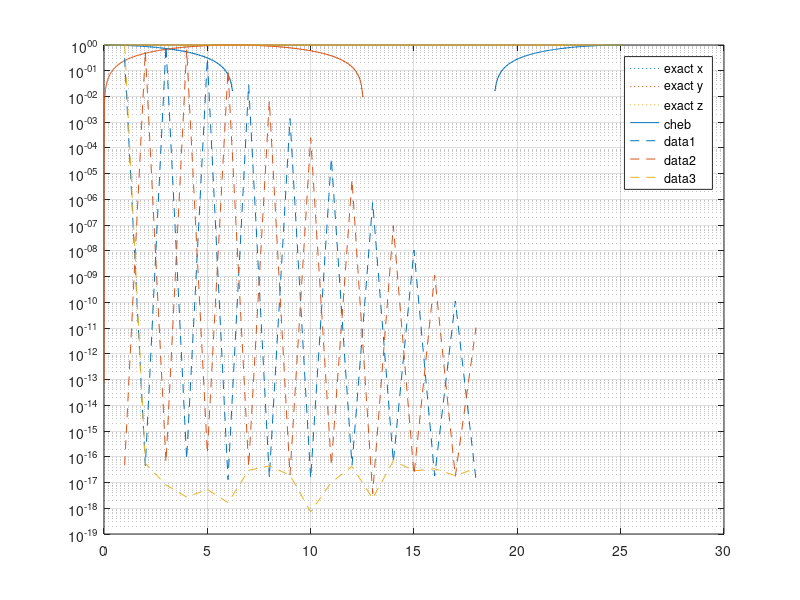

Here is the MATLAB script that generated this plot: (Note: this script raises an error after producing the figure.)
clc; close all; clear; mua=[];
%
% cd     '/people/gesla/Documents/git/mtb-work/sn-stab/sn-mod-noack';
%

% Noack system
np=520; %r=24; 
nt=29+1; 
nt=25+1; 
nt=21+1; 
nt=17+1; 

% mu=0.04; r=sqrt(mu); gm=1; %gamma
% mu=0.04+it*0.04; r=sqrt(mu); gm=1; %gamma
% mu=5; r=sqrt(mu); gm=1; %gamma
% mu=2.005;
% mu=2.000; %review 1
mu=1.995; %review 1
% mu=1.69;
% mu=2
% mu=1.99;
lam=mu;
delta=0.8*mu-0.8*2.8+1;
z=(1-sqrt(delta))/0.4;
r=sqrt(-z*(z-lam)); zz=z;

neq=3; %np=100; np=np+2;

%init
om1=1/4;
t=0:2*pi/(np-1):2*pi/om1; u=r*cos(t*om1); v=r*sin(t*om1); w=z*ones(1,length(t));
T=2*pi/om1; x=u; y=v; z=w;

X=[x',y',z'];
%

 X1=X;
tch=cos(0:pi/(np*1-1):pi)'; tch1=tch;

%
tch=(tch+1)/2*t(end); X=interp1(t,X,tch); X=[r*cos(tch*om1),r*sin(tch*om1),r^2*ones(length(tch),1)]; 

y=X; v2=[y;flipud(y(2:end-1,:))]; z=real(fft(v2)./length(v2)); a=z; a(2:end,:)=2*a(2:end,:); %z are cheb coeffs
zcut=z*0; zcut([1:nt,end-nt+2:end],:)=z([1:nt,end-nt+2:end],:); ycut=ifft(zcut).*length(zcut); ycut=ycut(1:end/2+1,:);

%  plot(t,X1,'--'); hold on; set(gca,"ColorOrderIndex",1);
plot(tch,y,':'); hold on; set(gca,"ColorOrderIndex",1);
plot(tch,ycut,'-'); hold on; set(gca,"ColorOrderIndex",1);
fprintf("cheb init approx accuracy: %4.2e\n",norm(y-ycut,"fro"));
grid on; legend("exact x ","exact y ","exact z ","cheb")
%
u=[reshape(real(a(1:nt,:).'),[3*nt,1])];
u(nt*3+1)=2*pi/t(end);
uinit=u;
% semilogy(abs(a(1:2:end,1)))

% % plot
% neq=3;
% xch=X*0;
% for i=0:nt-1
%     
%     xch(:,1)=xch(:,1)+u(i*neq+1).*cos(i*acos(tch1));
%     xch(:,2)=xch(:,2)+u(i*neq+2).*cos(i*acos(tch1));
%     xch(:,3)=xch(:,3)+u(i*neq+3).*cos(i*acos(tch1));
% end
% 
% plot(tch,xch,'o-'); hold on; set(gca,"ColorOrderIndex",1); %same as ycut
%
% collx=linspace(-1,1,nt)';
collx=-cos(0:pi/(nt*1-1):pi)';
%
close all;
semilogy(abs(reshape(uinit(1:end-1),[3,nt])'),'--'); hold on; grid on;
%
% u=u*0; u(end-3)=1;
for i=1:10
[g,jac]=calculateRhsAndJac(3,nt,u,lam,om1,collx);

fprintf("it: %d \t norm(rhs): %4.2e\n",i,norm(g));

if(norm(g)<1e-12)
    break; 
end
u=u-jac\g;
%     u(4:6)'

end
semilogy(abs(reshape(u(1:end-1),[3,nt]))');
% pause;
%
% [U,S,V]=svds(jac(1:end-1,1:end-1),5,'smallest');
% [U,S,V]=svds(jac(1:end,1:end),5,'smallest');
%

% second stability

nt2=nt;
% l3=zeros(3,nt2*2); l3(1,1:nt2)=ones(1,nt2)*2-mod([0:nt2-1],2)*4; l3(1,1)=1; l31=reshape(l3,[3*nt2*2,1])';
% l3=zeros(3,nt2*2); l3(2,1:nt2)=ones(1,nt2)*2-mod([0:nt2-1],2)*4; l3(2,1)=1; l32=reshape(l3,[3*nt2*2,1])';
% l3=zeros(3,nt2*2); l3(3,1:nt2)=ones(1,nt2)*2-mod([0:nt2-1],2)*4; l3(3,1)=1; l33=reshape(l3,[3*nt2*2,1])';

l3=zeros(3,nt2); l3(1,1:nt2)=ones(1,nt2); r31=reshape(l3,[3*nt2,1])';
l3=zeros(3,nt2); l3(2,1:nt2)=ones(1,nt2);  r32=reshape(l3,[3*nt2,1])';
l3=zeros(3,nt2); l3(3,1:nt2)=ones(1,nt2);  r33=reshape(l3,[3*nt2,1])';


jmod=full(jac(1:end-1,1:end-1));%-b*j2hm+b;
ind=nt*3+1-3;
% jmod(ind,:)=l31;
% jmod(ind+1,:)=l32;
% jmod(ind+2,:)=l33;

bmod=jmod*0;
bmod(ind,:)=r31;
bmod(ind+1,:)=r32;
bmod(ind+2,:)=r33;
%
[evc,evs]=eig(full(jmod),full(bmod)); evs=diag(evs); b=abs(evs)<Inf; evs=evs(b); evc=evc(:,b);

% evsAnal=[0;(-1-sqrt(1-8*mu))/2;(-1+sqrt(1-8*mu))/2;];
expAn=(lam-2*zz+sqrt((lam-2*zz)^2-8*r*(r-0.4*r*zz)))/2; evsAnal=[0; expAn; conj(expAn)];
flmult=exp(evsAnal*T);

fprintf("Result || \n");
fprintf("Analytical fl mult:\n");
disp(abs(sort(flmult')));
fprintf("Numerical fl mult:\n");
flnum=1./(1-evs)';
disp(sort(abs(flnum)));
% abs(flnum)
% fprintf("Diff:\n");
% disp(sort(flnum)-sort(flmult'));
% save("flnum-"+num2str(nt)+".mat",'nt','flnum','flmult');
% close all;
format longE
% flexp=log(flnum)/2/pi/4
flexp=log(flnum)/2/pi/4+1i

fprintf("%4.4f\t%4.4f\t%4.4f\t%4.4f\n",real(flnum(1)),imag(flnum(1)),real(flnum(3)),imag(flnum(3)))
%%
delta=0.8*lam-0.8*2.8+1;
z=(1-sqrt(delta))/0.4;
r=sqrt(-z*(z-lam));
mu=1/2*(lam-2*z+sqrt((lam-2*z)^2-8*r*(r-0.4*r*z)))
% exp(mu*2*pi/0.25)
% abs(exp(mu*2*pi/0.25))

%% visu
close all;
% up=u*0+1e-1*sum([evc(:,1:2);0,0],2)*1;
up=u*0+1e-1*[evc(:,2);0]*1;
% up=u*0+1e-1*([evc(:,2);0]+[evc(:,1);0]);
neq=3;
xch=X*0;
for i=0:nt-1    
    xch(:,1)=xch(:,1)+up(i*neq+1).*cos(i*acos(tch1));
    xch(:,2)=xch(:,2)+up(i*neq+2).*cos(i*acos(tch1));
    xch(:,3)=xch(:,3)+up(i*neq+3).*cos(i*acos(tch1));
end

% up=u*0+1e-1*[evc(:,1);0]*1;
% % up=u*0+1e-1*([evc(:,2);0]+[evc(:,1);0]);
% neq=3;
% for i=0:nt-1    
%     xch(:,1)=xch(:,1)+up(i*neq+1).*cos(i*acos(tch1));
%     xch(:,2)=xch(:,2)+up(i*neq+2).*cos(i*acos(tch1));
%     xch(:,3)=xch(:,3)+up(i*neq+3).*cos(i*acos(tch1));
% end

%%
% plot(tch,xch,'-'); hold on; set(gca,"ColorOrderIndex",1); %same as ycut
plot3(xch(:,1),xch(:,2),xch(:,3),'-'); hold on; %cd mecaplot3(xch(1,1),xch(1,2),xch(1,3),'>'); hold on; 
grid on; hold on;

%
up=u;%+1e-3*sum([evc(:,1:2);0,0],2);
neq=3;
xch=X*0;
for i=0:nt-1    
    xch(:,1)=xch(:,1)+up(i*neq+1).*cos(i*acos(tch1));
    xch(:,2)=xch(:,2)+up(i*neq+2).*cos(i*acos(tch1));
    xch(:,3)=xch(:,3)+up(i*neq+3).*cos(i*acos(tch1));
end

% plot(tch,xch,'-'); hold on; set(gca,"ColorOrderIndex",1); %same as ycut
plot3(xch(:,1),xch(:,2),xch(:,3),'-'); hold on; %plot3(xch(1,1),xch(1,2),xch(1,3),'>'); hold on; 
grid on; hold on;

%%

% up=u+[V(:,5);0];
up=u+[evc(:,2);0]+[evc(:,1);0];
% up=uinit;
neq=3;
xch=X*0;
for i=0:nt-1    
    xch(:,1)=xch(:,1)+up(i*neq+1).*cos(i*acos(tch1));
    xch(:,2)=xch(:,2)+up(i*neq+2).*cos(i*acos(tch1));
    xch(:,3)=xch(:,3)+up(i*neq+3).*cos(i*acos(tch1));
end

% plot(tch,xch,'-'); hold on; set(gca,"ColorOrderIndex",1); %same as ycut
plot3(xch(:,1),xch(:,2),xch(:,3),'-'); hold on; plot3(xch(1,1),xch(1,2),xch(1,3),'>'); hold on; 
grid on; hold on;

%% post conv
clc; clear; close all;
ll=importdata("list");
fl=[]; nt=[];
for i=1:length(ll)
    a=importdata(ll{i}); a2=a;
    nt=[nt;a.nt]; fl=[fl;sort(a.flnum)];
end

[a,b]=sort(nt); nt=nt(b); fl=fl(b,:);
%%
close all;
semilogy(nt,abs(fl-fl./fl.*sort(a2.flmult)'))
legend(num2str(sort(a2.flmult)))
